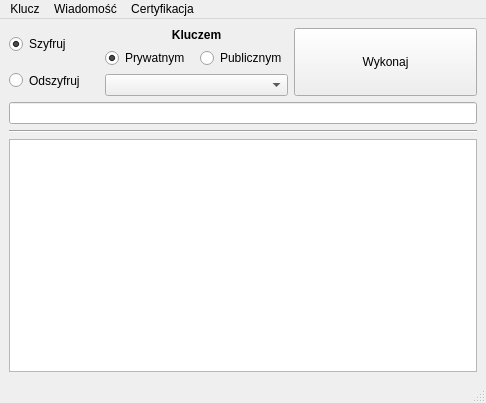
<?xml version="1.0" encoding="UTF-8"?>
<ui version="4.0">
 <class>MainWindow</class>
 <widget class="QMainWindow" name="MainWindow">
  <property name="geometry">
   <rect>
    <x>0</x>
    <y>0</y>
    <width>486</width>
    <height>403</height>
   </rect>
  </property>
  <property name="windowTitle">
   <string>RSA Szyfrator</string>
  </property>
  <widget class="QWidget" name="centralwidget">
   <property name="enabled">
    <bool>true</bool>
   </property>
   <layout class="QGridLayout" name="gridLayout_2">
    <item row="0" column="0">
     <layout class="QVBoxLayout" name="listaList">
      <property name="sizeConstraint">
       <enum>QLayout::SetMaximumSize</enum>
      </property>
      <item>
       <layout class="QHBoxLayout" name="Przyciski">
        <property name="sizeConstraint">
         <enum>QLayout::SetMinimumSize</enum>
        </property>
        <item>
         <layout class="QVBoxLayout" name="WyborSzyfracji">
          <property name="spacing">
           <number>5</number>
          </property>
          <property name="sizeConstraint">
           <enum>QLayout::SetMinimumSize</enum>
          </property>
          <item>
           <widget class="QRadioButton" name="radioSzyfruj">
            <property name="sizePolicy">
             <sizepolicy hsizetype="Minimum" vsizetype="Minimum">
              <horstretch>0</horstretch>
              <verstretch>0</verstretch>
             </sizepolicy>
            </property>
            <property name="maximumSize">
             <size>
              <width>90</width>
              <height>16777215</height>
             </size>
            </property>
            <property name="text">
             <string>Szyfruj</string>
            </property>
            <property name="checked">
             <bool>true</bool>
            </property>
            <attribute name="buttonGroup">
             <string notr="true">grupaRadioSzyfrowanie</string>
            </attribute>
           </widget>
          </item>
          <item>
           <widget class="QRadioButton" name="radioOdszfruj">
            <property name="sizePolicy">
             <sizepolicy hsizetype="Minimum" vsizetype="Minimum">
              <horstretch>0</horstretch>
              <verstretch>0</verstretch>
             </sizepolicy>
            </property>
            <property name="maximumSize">
             <size>
              <width>90</width>
              <height>16777215</height>
             </size>
            </property>
            <property name="text">
             <string>Odszyfruj</string>
            </property>
            <attribute name="buttonGroup">
             <string notr="true">grupaRadioSzyfrowanie</string>
            </attribute>
           </widget>
          </item>
         </layout>
        </item>
        <item>
         <layout class="QVBoxLayout" name="WyborKlucza">
          <property name="sizeConstraint">
           <enum>QLayout::SetMinimumSize</enum>
          </property>
          <item>
           <widget class="QLabel" name="labelWybranyKlucz">
            <property name="sizePolicy">
             <sizepolicy hsizetype="Minimum" vsizetype="Minimum">
              <horstretch>0</horstretch>
              <verstretch>0</verstretch>
             </sizepolicy>
            </property>
            <property name="font">
             <font>
              <weight>75</weight>
              <bold>true</bold>
             </font>
            </property>
            <property name="text">
             <string>Kluczem</string>
            </property>
            <property name="alignment">
             <set>Qt::AlignCenter</set>
            </property>
            <property name="buddy">
             <cstring>wybranyKlucz</cstring>
            </property>
           </widget>
          </item>
          <item>
           <layout class="QHBoxLayout" name="WyborPrywatnosci">
            <property name="sizeConstraint">
             <enum>QLayout::SetMinimumSize</enum>
            </property>
            <item>
             <widget class="QRadioButton" name="RadioPrywatny">
              <property name="sizePolicy">
               <sizepolicy hsizetype="Minimum" vsizetype="Minimum">
                <horstretch>0</horstretch>
                <verstretch>0</verstretch>
               </sizepolicy>
              </property>
              <property name="layoutDirection">
               <enum>Qt::LeftToRight</enum>
              </property>
              <property name="text">
               <string>Prywatnym</string>
              </property>
              <property name="checked">
               <bool>true</bool>
              </property>
              <attribute name="buttonGroup">
               <string notr="true">grupaRadioKlucze</string>
              </attribute>
             </widget>
            </item>
            <item>
             <widget class="QRadioButton" name="RadioPubliczny">
              <property name="sizePolicy">
               <sizepolicy hsizetype="Minimum" vsizetype="Minimum">
                <horstretch>0</horstretch>
                <verstretch>0</verstretch>
               </sizepolicy>
              </property>
              <property name="text">
               <string>Publicznym</string>
              </property>
              <attribute name="buttonGroup">
               <string notr="true">grupaRadioKlucze</string>
              </attribute>
             </widget>
            </item>
           </layout>
          </item>
          <item>
           <widget class="QComboBox" name="wybranyKlucz">
            <property name="sizePolicy">
             <sizepolicy hsizetype="Minimum" vsizetype="Minimum">
              <horstretch>0</horstretch>
              <verstretch>0</verstretch>
             </sizepolicy>
            </property>
           </widget>
          </item>
         </layout>
        </item>
        <item>
         <layout class="QVBoxLayout" name="WyborPrzycisk">
          <property name="sizeConstraint">
           <enum>QLayout::SetMinimumSize</enum>
          </property>
          <item>
           <widget class="QPushButton" name="SzyfrowanieWykonaj">
            <property name="sizePolicy">
             <sizepolicy hsizetype="Minimum" vsizetype="Minimum">
              <horstretch>0</horstretch>
              <verstretch>0</verstretch>
             </sizepolicy>
            </property>
            <property name="text">
             <string>Wykonaj</string>
            </property>
           </widget>
          </item>
         </layout>
        </item>
       </layout>
      </item>
      <item>
       <widget class="QLineEdit" name="tekstKluczaPublicznego">
        <property name="mouseTracking">
         <bool>false</bool>
        </property>
        <property name="acceptDrops">
         <bool>false</bool>
        </property>
        <property name="readOnly">
         <bool>true</bool>
        </property>
       </widget>
      </item>
      <item>
       <widget class="Line" name="line">
        <property name="orientation">
         <enum>Qt::Horizontal</enum>
        </property>
       </widget>
      </item>
      <item>
       <layout class="QVBoxLayout" name="verticalLayout_3">
        <property name="sizeConstraint">
         <enum>QLayout::SetMaximumSize</enum>
        </property>
        <item>
         <widget class="QTextEdit" name="obslugaTekstu">
          <property name="acceptDrops">
           <bool>false</bool>
          </property>
          <property name="undoRedoEnabled">
           <bool>false</bool>
          </property>
          <property name="readOnly">
           <bool>false</bool>
          </property>
          <property name="acceptRichText">
           <bool>false</bool>
          </property>
         </widget>
        </item>
       </layout>
      </item>
     </layout>
    </item>
   </layout>
  </widget>
  <widget class="QMenuBar" name="menubar">
   <property name="geometry">
    <rect>
     <x>0</x>
     <y>0</y>
     <width>486</width>
     <height>26</height>
    </rect>
   </property>
   <widget class="QMenu" name="menuKlucz">
    <property name="title">
     <string>Klucz</string>
    </property>
    <addaction name="actionGeneruj"/>
    <addaction name="separator"/>
    <addaction name="actionBiblioteka"/>
   </widget>
   <widget class="QMenu" name="menuWiadomo">
    <property name="title">
     <string>Wiadomość</string>
    </property>
    <addaction name="actionWczytaj"/>
    <addaction name="actionZapisz"/>
    <addaction name="actionNowe_szyfrowanie"/>
   </widget>
   <widget class="QMenu" name="menuCertyfikacja">
    <property name="title">
     <string>Certyfikacja</string>
    </property>
    <addaction name="actionPodpisz"/>
    <addaction name="actionSprawd_podpis"/>
   </widget>
   <addaction name="menuKlucz"/>
   <addaction name="menuWiadomo"/>
   <addaction name="menuCertyfikacja"/>
  </widget>
  <widget class="QStatusBar" name="statusbar"/>
  <action name="actionGeneruj">
   <property name="text">
    <string>Generuj</string>
   </property>
  </action>
  <action name="actionBiblioteka">
   <property name="text">
    <string>Biblioteka</string>
   </property>
  </action>
  <action name="actionWczytaj">
   <property name="text">
    <string>Wczytaj...</string>
   </property>
  </action>
  <action name="actionZapisz">
   <property name="text">
    <string>Zapisz...</string>
   </property>
  </action>
  <action name="actionPodpisz">
   <property name="text">
    <string>Podpisz</string>
   </property>
  </action>
  <action name="actionSprawd_podpis">
   <property name="text">
    <string>Sprawdź podpis</string>
   </property>
  </action>
  <action name="actionNowe_szyfrowanie">
   <property name="checkable">
    <bool>true</bool>
   </property>
   <property name="text">
    <string>Nowe szyfrowanie</string>
   </property>
  </action>
 </widget>
 <tabstops>
  <tabstop>radioSzyfruj</tabstop>
  <tabstop>radioOdszfruj</tabstop>
  <tabstop>RadioPrywatny</tabstop>
  <tabstop>RadioPubliczny</tabstop>
  <tabstop>wybranyKlucz</tabstop>
  <tabstop>SzyfrowanieWykonaj</tabstop>
  <tabstop>obslugaTekstu</tabstop>
 </tabstops>
 <resources/>
 <connections/>
 <buttongroups>
  <buttongroup name="grupaRadioKlucze"/>
  <buttongroup name="grupaRadioSzyfrowanie"/>
 </buttongroups>
</ui>
